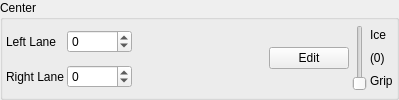
        <widget class="QGroupBox" name="groupBox_5">
         <property name="title">
          <string>Center</string>
         </property>
         <layout class="QGridLayout" name="gridLayout_3">
          <property name="leftMargin">
           <number>3</number>
          </property>
          <property name="topMargin">
           <number>3</number>
          </property>
          <property name="rightMargin">
           <number>3</number>
          </property>
          <property name="bottomMargin">
           <number>3</number>
          </property>
          <property name="spacing">
           <number>3</number>
          </property>
          <item row="1" column="0">
           <widget class="QLabel" name="label_28">
            <property name="text">
             <string>Right Lane</string>
            </property>
           </widget>
          </item>
          <item row="1" column="1">
           <widget class="QSpinBox" name="sbRLaneWidth">
            <property name="minimum">
             <number>-65535</number>
            </property>
            <property name="maximum">
             <number>65535</number>
            </property>
            <property name="singleStep">
             <number>100</number>
            </property>
           </widget>
          </item>
          <item row="0" column="1">
           <widget class="QSpinBox" name="sbLLaneWidth">
            <property name="minimum">
             <number>-65535</number>
            </property>
            <property name="maximum">
             <number>65535</number>
            </property>
            <property name="singleStep">
             <number>100</number>
            </property>
           </widget>
          </item>
          <item row="0" column="3" rowspan="2">
           <widget class="QLabel" name="lblCTex2">
            <property name="sizePolicy">
             <sizepolicy hsizetype="Fixed" vsizetype="Fixed">
              <horstretch>0</horstretch>
              <verstretch>0</verstretch>
             </sizepolicy>
            </property>
            <property name="minimumSize">
             <size>
              <width>64</width>
              <height>64</height>
             </size>
            </property>
            <property name="text">
             <string/>
            </property>
           </widget>
          </item>
          <item row="0" column="0">
           <widget class="QLabel" name="label_29">
            <property name="text">
             <string>Left Lane</string>
            </property>
           </widget>
          </item>
          <item row="0" column="2" rowspan="2">
           <widget class="QLabel" name="lblCTex1">
            <property name="sizePolicy">
             <sizepolicy hsizetype="Fixed" vsizetype="Fixed">
              <horstretch>0</horstretch>
              <verstretch>0</verstretch>
             </sizepolicy>
            </property>
            <property name="minimumSize">
             <size>
              <width>64</width>
              <height>64</height>
             </size>
            </property>
            <property name="text">
             <string/>
            </property>
           </widget>
          </item>
          <item row="0" column="4" rowspan="2">
           <widget class="QPushButton" name="pbEditCenter">
            <property name="text">
             <string>Edit</string>
            </property>
           </widget>
          </item>
          <item row="0" column="5" rowspan="2">
           <layout class="QGridLayout" name="gridLayout_10">
            <item row="2" column="1">
             <widget class="QLabel" name="lblCGrip">
              <property name="text">
               <string>(0)</string>
              </property>
              <property name="alignment">
               <set>Qt::AlignLeading|Qt::AlignLeft|Qt::AlignVCenter</set>
              </property>
             </widget>
            </item>
            <item row="3" column="1">
             <widget class="QLabel" name="label_30">
              <property name="text">
               <string>Grip</string>
              </property>
              <property name="alignment">
               <set>Qt::AlignLeading|Qt::AlignLeft|Qt::AlignVCenter</set>
              </property>
             </widget>
            </item>
            <item row="1" column="1">
             <widget class="QLabel" name="label_5">
              <property name="text">
               <string>Ice</string>
              </property>
             </widget>
            </item>
            <item row="1" column="0" rowspan="3">
             <widget class="QSlider" name="sldCGrip">
              <property name="maximum">
               <number>12</number>
              </property>
              <property name="pageStep">
               <number>1</number>
              </property>
              <property name="orientation">
               <enum>Qt::Vertical</enum>
              </property>
             </widget>
            </item>
           </layout>
          </item>
         </layout>
        </widget>
